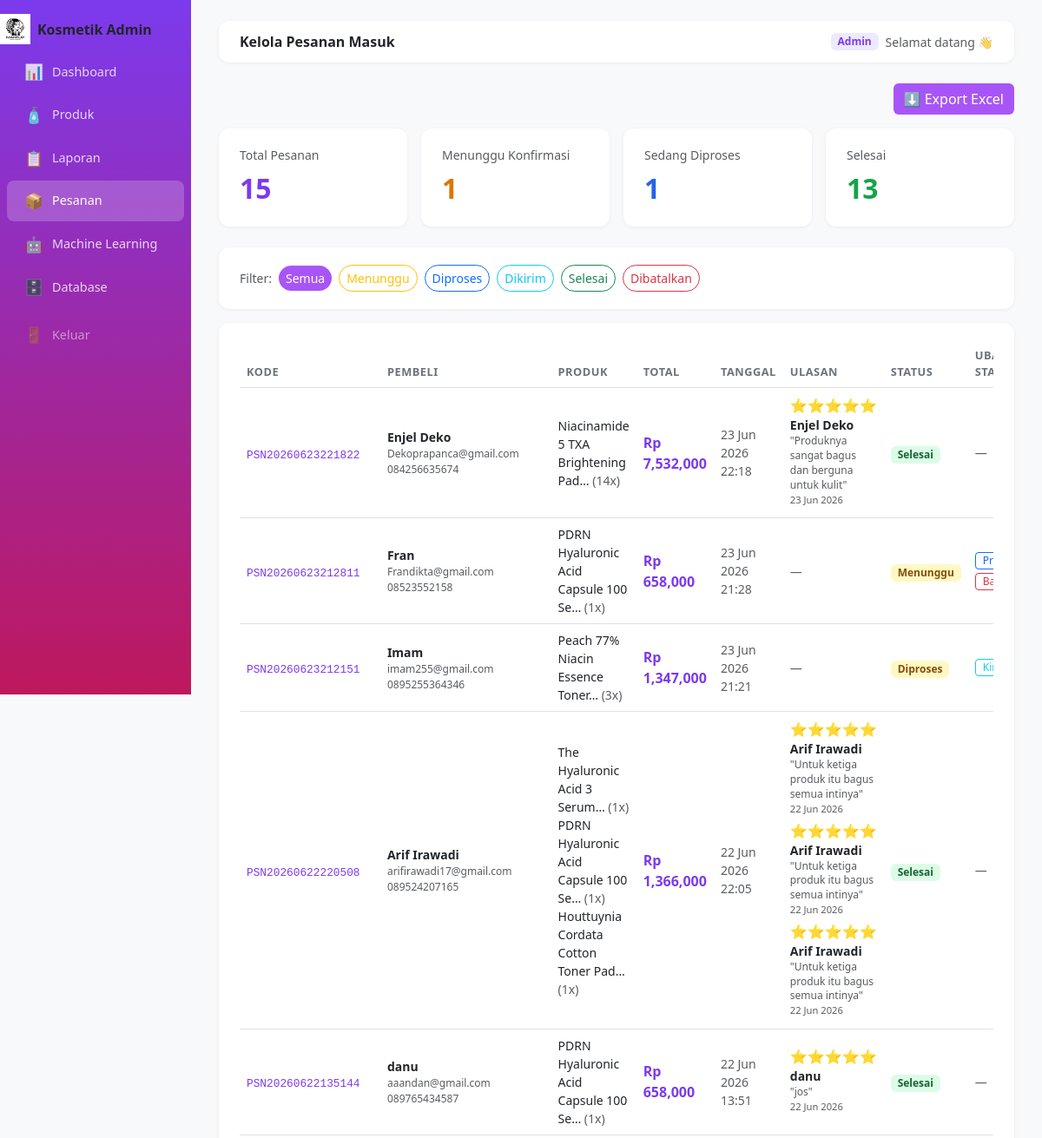
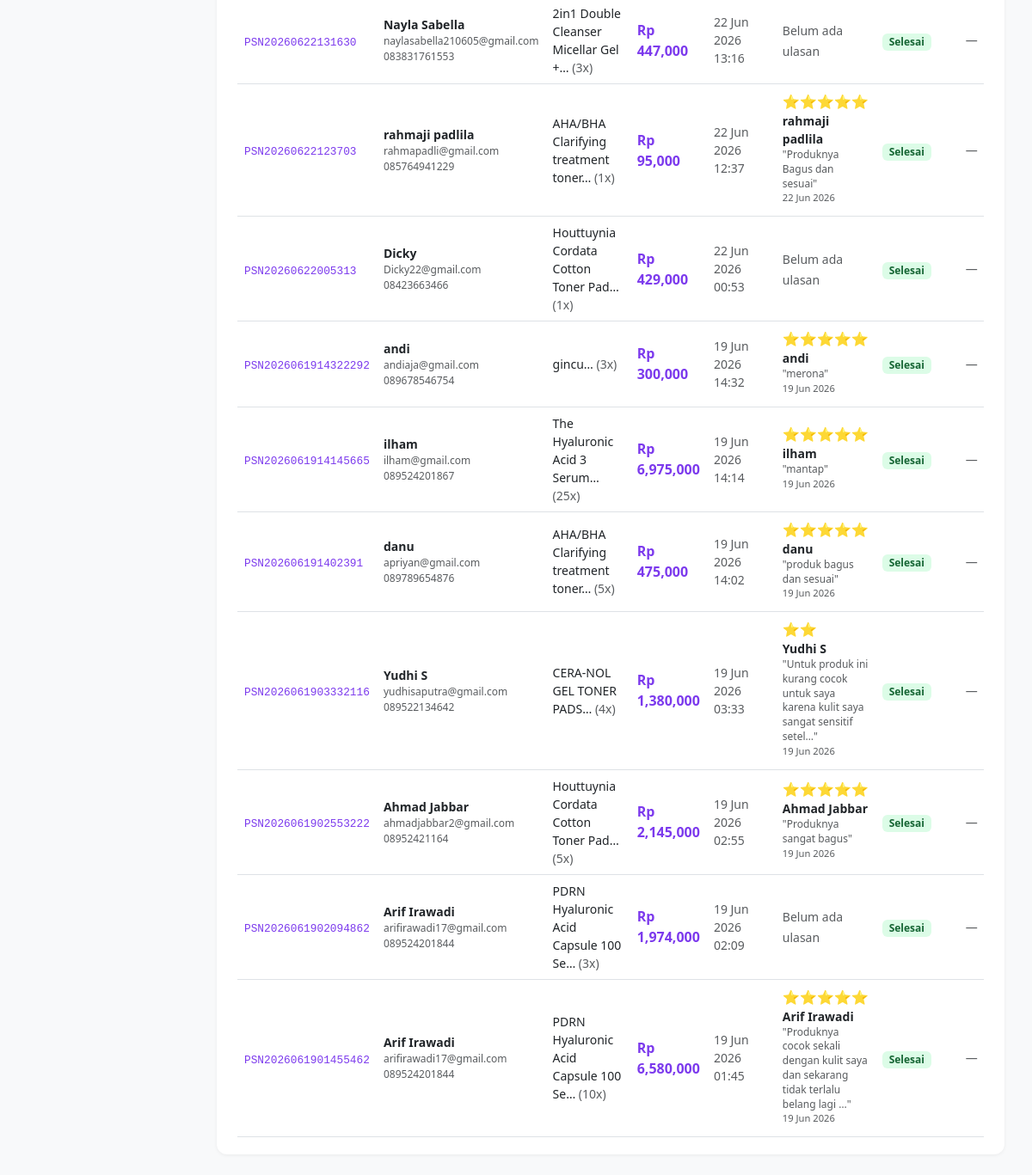
The page /pesanan (signed in) on the database its author committed (2 pictures, top to bottom).
### admin/app_admin.py (models this page shows)
class Pesanan(db.Model):
    id           = db.Column(db.Integer, primary_key=True)
    kode         = db.Column(db.String(30), unique=True)
    nama_pembeli = db.Column(db.String(100))
    email        = db.Column(db.String(100))
    no_hp        = db.Column(db.String(20))
    alamat       = db.Column(db.Text)
    total_harga  = db.Column(db.Float)
    status       = db.Column(db.String(20), default='Menunggu')
    tanggal      = db.Column(db.String(30))
    items        = db.relationship('PesananItem', backref='pesanan')

class PesananItem(db.Model):
    id         = db.Column(db.Integer, primary_key=True)
    pesanan_id = db.Column(db.Integer, db.ForeignKey('pesanan.id'))
    produk_id  = db.Column(db.Integer, db.ForeignKey('produk.id'))
    jumlah     = db.Column(db.Integer)
    harga_saat = db.Column(db.Float)
    produk     = db.relationship('Produk')

class Produk(db.Model):
    id          = db.Column(db.Integer, primary_key=True)
    brand       = db.Column(db.String(100))
    nama        = db.Column(db.String(200))
    tipe        = db.Column(db.String(50))
    ukuran      = db.Column(db.String(50))
    harga       = db.Column(db.Float)
    stok        = db.Column(db.Integer, default=0)
    terjual     = db.Column(db.Integer, default=0)
    rating      = db.Column(db.Float, default=0)
    bpom_id     = db.Column(db.String(50))
    url         = db.Column(db.String(300))
    deskripsi   = db.Column(db.Text)
    ingredients = db.Column(db.Text)
    gambar      = db.Column(db.String(200))

class Review(db.Model):
    id           = db.Column(db.Integer, primary_key=True)
    pesanan_id   = db.Column(db.Integer, db.ForeignKey('pesanan.id'))
    produk_id    = db.Column(db.Integer, db.ForeignKey('produk.id'))
    nama         = db.Column(db.String(100))
    rating       = db.Column(db.Integer)
    komentar     = db.Column(db.Text)
    tanggal      = db.Column(db.String(30))
    produk       = db.relationship('Produk', backref='reviews')
    pesanan      = db.relationship('Pesanan', backref='reviews')

### admin/app_admin.py (the view)
@app.route('/pesanan')
def pesanan():
    if not cek_login(): return redirect('/')
    status_filter = request.args.get('status','')
    query = Pesanan.query
    if status_filter: query = query.filter(Pesanan.status==status_filter)
    pesanan_list = query.order_by(Pesanan.id.desc()).all()
    return render_template('admin_pesanan.html', pesanan_list=pesanan_list,
        status_filter=status_filter,
        total_pesanan=Pesanan.query.count(),
        total_menunggu=Pesanan.query.filter_by(status='Menunggu').count(),
        total_diproses=Pesanan.query.filter_by(status='Diproses').count(),
        total_selesai=Pesanan.query.filter_by(status='Selesai').count())

### admin/app_admin.py (called while the page is built)
def cek_login():
    return session.get('login', False)

### admin/templates/admin_pesanan.html (shortened to what this page needs)
{% extends 'base.html' %}
{% block page_title %}Kelola Pesanan Masuk{% endblock %}
{% block content %}
<div class="mb-3 text-end">
  <a href="/pesanan/export" class="btn btn-purple text-white">
    ⬇️ Export Excel
  </a>
</div>
<div class="row g-3 mb-4">
  <div class="col-md-3">
    <div class="card-stat">
      <div class="text-muted small mb-1">Total Pesanan</div>
      <div class="fs-2 fw-bold" style="color:#7c3aed">{{ total_pesanan }}</div>
    </div>
  </div>
  <div class="col-md-3">
    <div class="card-stat">
      <div class="text-muted small mb-1">Menunggu Konfirmasi</div>
      <div class="fs-2 fw-bold" style="color:#d97706">{{ total_menunggu }}</div>
    </div>
  </div>
  <div class="col-md-3">
    <div class="card-stat">
      <div class="text-muted small mb-1">Sedang Diproses</div>
      <div class="fs-2 fw-bold" style="color:#2563eb">{{ total_diproses }}</div>
    </div>
  </div>
  <div class="col-md-3">
    <div class="card-stat">
      <div class="text-muted small mb-1">Selesai</div>
      <div class="fs-2 fw-bold" style="color:#16a34a">{{ total_selesai }}</div>
    </div>
  </div>
</div>
<div class="card-stat mb-3 d-flex gap-2 flex-wrap align-items-center">
  <span class="text-muted small">Filter:</span>
  <a href="/pesanan" class="btn btn-sm {% if not status_filter %}btn-purple text-white{% else %}btn-outline-secondary{% endif %}" style="border-radius:20px;{% if not status_filter %}background:#a855f7;border-color:#a855f7{% endif %}">Semua</a>
  {% for s, warna in [('Menunggu','warning'),('Diproses','primary'),('Dikirim','info'),('Selesai','success'),('Dibatalkan','danger')] %}
  <a href="/pesanan?status={{ s }}" class="btn btn-sm btn-outline-{{ warna }} {% if status_filter==s %}active{% endif %}" style="border-radius:20px">{{ s }}</a>
  {% endfor %}
</div>
<div class="card-stat">
  <div class="table-responsive">
    <table class="table table-hover align-middle mb-0">
      <thead><tr>
        <th>Kode</th><th>Pembeli</th><th>Produk</th><th>Total</th><th>Tanggal</th><th>Ulasan</th><th>Status</th><th>Ubah Status</th>
      </tr></thead>
      <tbody>
      {% for p in pesanan_list %}
      <tr>
        <td><code style="color:#7c3aed;font-size:.8rem">{{ p.kode }}</code></td>
        <td>
          <div class="fw-semibold small">{{ p.nama_pembeli }}</div>
          <div class="text-muted" style="font-size:.75rem">{{ p.email }}</div>
          <div class="text-muted" style="font-size:.75rem">{{ p.no_hp }}</div>
        </td>
        <td class="small">
          {% for item in p.items %}
          <div>{{ item.produk.nama[:35] if item.produk else '-' }}… <span class="text-muted">({{ item.jumlah }}x)</span></div>
          {% endfor %}
        </td>
        <td class="fw-bold" style="color:#7c3aed">Rp {{ "{:,.0f}".format(p.total_harga) }}</td>
        <td class="text-muted small">{{ p.tanggal }}</td>
        <td style="max-width:180px">
          {% if p.status == 'Selesai' %}
            {% set rev = p.reviews %}
            {% if rev %}
              {% for r in rev %}
              <div class="mb-1">
                <div>{% for i in range(r.rating) %}⭐{% endfor %}</div>
                <div class="fw-semibold small">{{ r.nama }}</div>
                <div class="text-muted" style="font-size:.75rem;line-height:1.4">
                  "{{ r.komentar[:80] }}{% if r.komentar|length > 80 %}…{% endif %}"
                </div>
                <div class="text-muted" style="font-size:.7rem">{{ r.tanggal }}</div>
              </div>
              {% endfor %}
            {% else %}
              <span class="text-muted small">Belum ada ulasan</span>
            {% endif %}
          {% else %}
            <span class="text-muted small">—</span>
          {% endif %}
        </td>
        <td>
          <span class="badge px-2 py-1" style="font-size:.75rem;
            background:{% if p.status=='Selesai' %}#dcfce7;color:#166534
            {% elif p.status=='Dikirim' %}#dbeafe;color:#1e40af
            {% elif p.status=='Diproses' %}#fef9c3;color:#854d0e
            {% elif p.status=='Dibatalkan' %}#fee2e2;color:#991b1b
            {% else %}#fef9c3;color:#854d0e{% endif %}">
            {{ p.status }}
          </span>
        </td>
        <td>
          <div class="d-flex gap-1 flex-wrap">
            {% if p.status == 'Menunggu' %}
            <a href="/pesanan/update/{{ p.id }}/Diproses" class="btn btn-sm btn-outline-primary py-0 px-2" style="font-size:.75rem">Proses</a>
            <a href="/pesanan/update/{{ p.id }}/Dibatalkan" class="btn btn-sm btn-outline-danger py-0 px-2" style="font-size:.75rem">Batalkan</a>
            {% elif p.status == 'Diproses' %}
            <a href="/pesanan/update/{{ p.id }}/Dikirim" class="btn btn-sm btn-outline-info py-0 px-2" style="font-size:.75rem">Kirim</a>
            {% elif p.status == 'Dikirim' %}
            <a href="/pesanan/update/{{ p.id }}/Selesai" class="btn btn-sm btn-outline-success py-0 px-2" style="font-size:.75rem">Selesai</a>
            {% else %}
            <span class="text-muted small">—</span>
            {% endif %}
          </div>
        </td>
      </tr>
      {% endfor %}
      </tbody>
    </table>
  </div>
</div>
{% endblock %}

### admin/templates/base.html (style rules this page uses)
:root { --pink:#e879a0;--purple:#a855f7;--soft:#fdf4ff; }
body { background:#f8f9fa;font-family:'Segoe UI',sans-serif; }
.card-stat { background:#fff;border-radius:12px;padding:1.25rem 1.5rem;border:none;box-shadow:0 1px 4px rgba(0,0,0,.06); }
.table th { font-size:.8rem;color:#6b7280;font-weight:600;text-transform:uppercase;letter-spacing:.04em; }
.btn-purple { background:var(--purple);color:#fff;border:none; }

### rows shown on the page
Pesanan: kode "PSN20260623221822", nama_pembeli "Enjel Deko", email "Dekoprapanca@gmail.com", no_hp "084256635674", total_harga "7,532,000", tanggal "23 Jun 2026 22:18", status "Selesai"
PesananItem: produk "Niacinamide 5 TXA Brightening Pad", jumlah "14"
Review: rating 5 (drawn), nama "Enjel Deko", komentar "Produknya sangat bagus dan berguna untuk kulit", tanggal "23 Jun 2026"
Pesanan: kode "PSN20260623212811", nama_pembeli "Fran", email "Frandikta@gmail.com", no_hp "08523552158", total_harga "658,000", tanggal "23 Jun 2026 21:28", status "Menunggu"
PesananItem: produk "PDRN Hyaluronic Acid Capsule 100 Se", jumlah "1"
Pesanan: kode "PSN20260623212151", nama_pembeli "Imam", email "imam255@gmail.com", no_hp "0895255364346", total_harga "1,347,000", tanggal "23 Jun 2026 21:21", status "Diproses"
PesananItem: produk "Peach 77% Niacin Essence Toner", jumlah "3"
Pesanan: kode "PSN20260622220508", nama_pembeli "Arif Irawadi", email "arifirawadi17@gmail.com", no_hp "089524207165", total_harga "1,366,000", tanggal "22 Jun 2026 22:05", status "Selesai"
PesananItem: produk "The Hyaluronic Acid 3 Serum", jumlah "1"
PesananItem: produk "PDRN Hyaluronic Acid Capsule 100 Se", jumlah "1"
PesananItem: produk "Houttuynia Cordata Cotton Toner Pad", jumlah "1"
Review: rating 5 (drawn), nama "Arif Irawadi", komentar "Untuk ketiga produk itu bagus semua intinya", tanggal "22 Jun 2026"
Review: rating 5 (drawn), nama "Arif Irawadi", komentar "Untuk ketiga produk itu bagus semua intinya", tanggal "22 Jun 2026"
Review: rating 5 (drawn), nama "Arif Irawadi", komentar "Untuk ketiga produk itu bagus semua intinya", tanggal "22 Jun 2026"
Pesanan: kode "PSN20260622135144", nama_pembeli "danu", email "aaandan@gmail.com", no_hp "089765434587", total_harga "658,000", tanggal "22 Jun 2026 13:51", status "Selesai"
PesananItem: produk "PDRN Hyaluronic Acid Capsule 100 Se", jumlah "1"
Review: rating 5 (drawn), nama "danu", komentar "jos", tanggal "22 Jun 2026"
Pesanan: kode "PSN20260622131630", nama_pembeli "Nayla Sabella", email "naylasabella210605@gmail.com", no_hp "083831761553", total_harga "447,000", tanggal "22 Jun 2026 13:16", shows "Belum ada ulasan", status "Selesai"
PesananItem: produk "2in1 Double Cleanser Micellar Gel +", jumlah "3"
Pesanan: kode "PSN20260622123703", nama_pembeli "rahmaji padlila", email "rahmapadli@gmail.com", no_hp "085764941229", total_harga "95,000", tanggal "22 Jun 2026 12:37", status "Selesai"
PesananItem: produk "AHA/BHA Clarifying treatment toner", jumlah "1"
Review: rating 5 (drawn), nama "rahmaji padlila", komentar "Produknya Bagus dan sesuai", tanggal "22 Jun 2026"
Pesanan: kode "PSN20260622005313", nama_pembeli "Dicky", email "Dicky22@gmail.com", no_hp "08423663466", total_harga "429,000", tanggal "22 Jun 2026 00:53", shows "Belum ada ulasan", status "Selesai"
PesananItem: produk "Houttuynia Cordata Cotton Toner Pad", jumlah "1"
Pesanan: kode "PSN2026061914322292", nama_pembeli "andi", email "andiaja@gmail.com", no_hp "089678546754", total_harga "300,000", tanggal "19 Jun 2026 14:32", status "Selesai"
PesananItem: produk "gincu", jumlah "3"
Review: rating 5 (drawn), nama "andi", komentar "merona", tanggal "19 Jun 2026"
Pesanan: kode "PSN2026061914145665", nama_pembeli "ilham", email "ilham@gmail.com", no_hp "089524201867", total_harga "6,975,000", tanggal "19 Jun 2026 14:14", status "Selesai"
PesananItem: produk "The Hyaluronic Acid 3 Serum", jumlah "25"
Review: rating 5 (drawn), nama "ilham", komentar "mantap", tanggal "19 Jun 2026"
Pesanan: kode "PSN202606191402391", nama_pembeli "danu", email "apriyan@gmail.com", no_hp "089789654876", total_harga "475,000", tanggal "19 Jun 2026 14:02", status "Selesai"
PesananItem: produk "AHA/BHA Clarifying treatment toner", jumlah "5"
Review: rating 5 (drawn), nama "danu", komentar "produk bagus dan sesuai", tanggal "19 Jun 2026"
Pesanan: kode "PSN2026061903332116", nama_pembeli "Yudhi S", email "yudhisaputra@gmail.com", no_hp "089522134642", total_harga "1,380,000", tanggal "19 Jun 2026 03:33", status "Selesai"
PesananItem: produk "CERA-NOL GEL TONER PADS", jumlah "4"
Review: rating 2 (drawn), nama "Yudhi S", komentar "Untuk produk ini kurang cocok untuk saya karena kulit saya sangat sensitif setel", tanggal "19 Jun 2026"
Pesanan: kode "PSN2026061902553222", nama_pembeli "Ahmad Jabbar", email "ahmadjabbar2@gmail.com", no_hp "08952421164", total_harga "2,145,000", tanggal "19 Jun 2026 02:55", status "Selesai"
PesananItem: produk "Houttuynia Cordata Cotton Toner Pad", jumlah "5"
Review: rating 5 (drawn), nama "Ahmad Jabbar", komentar "Produknya sangat bagus", tanggal "19 Jun 2026"
Pesanan: kode "PSN2026061902094862", nama_pembeli "Arif Irawadi", email "arifirawadi17@gmail.com", no_hp "089524201844", total_harga "1,974,000", tanggal "19 Jun 2026 02:09", shows "Belum ada ulasan", status "Selesai"
PesananItem: produk "PDRN Hyaluronic Acid Capsule 100 Se", jumlah "3"
Pesanan: kode "PSN2026061901455462", nama_pembeli "Arif Irawadi", email "arifirawadi17@gmail.com", no_hp "089524201844", total_harga "6,580,000", tanggal "19 Jun 2026 01:45", status "Selesai"
PesananItem: produk "PDRN Hyaluronic Acid Capsule 100 Se", jumlah "10"
Review: rating 5 (drawn), nama "Arif Irawadi", komentar "Produknya cocok sekali dengan kulit saya dan sekarang tidak terlalu belang lagi", tanggal "19 Jun 2026"

### other values the page prints
{{ total_pesanan }} "15"
{{ total_menunggu }} "1"
{{ total_diproses }} "1"
{{ total_selesai }} "13"
{{ s }} "Menunggu" "Diproses" "Dikirim" "Selesai" "Dibatalkan"
